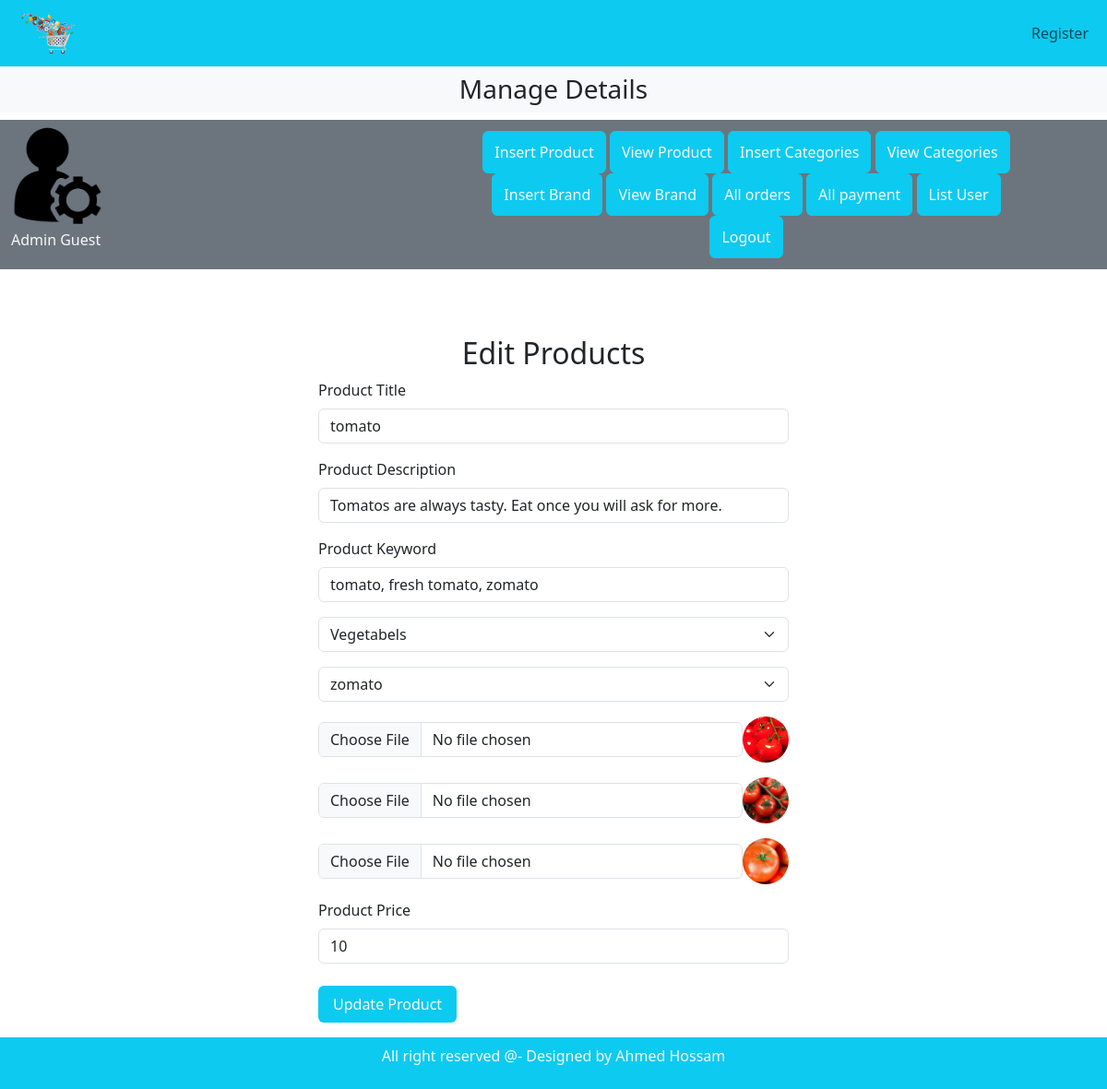
Screenshot of /adminPage/index.php?edit_product=2 with the database file from the repository.
### tables this page shows
CREATE TABLE `products` (
  `product_id` int(11) NOT NULL,
  `product_title` varchar(100) NOT NULL,
  `product_description` varchar(100) NOT NULL,
  `product_keyword` varchar(100) NOT NULL,
  `cat_id` int(11) NOT NULL,
  `brand_id` int(11) NOT NULL,
  `product_img1` varchar(255) NOT NULL,
  `product_img2` varchar(255) NOT NULL,
  `product_img3` varchar(255) NOT NULL,
  `product_price` varchar(100) NOT NULL,
  `date` timestamp NOT NULL DEFAULT current_timestamp() ON UPDATE current_timestamp(),
  `status` varchar(100) NOT NULL
);

CREATE TABLE `categories` (
  `category_id` int(11) NOT NULL,
  `category_title` varchar(100) NOT NULL
);

CREATE TABLE `brands` (
  `brand_id` int(11) NOT NULL,
  `brand_title` varchar(100) NOT NULL
);

### adminPage/edit_product.php (the view, shortened to what this page needs)
<?php
    if(isset($_GET['edit_product'])){
        $productID = $_GET['edit_product'];
        $select_product = "SELECT * FROM `products` WHERE product_id=$productID";
        $result = mysqli_query($con, $select_product);
        $catchData = mysqli_fetch_assoc($result);
        $title = $catchData['product_title'];
        $des = $catchData['product_description'];
        $keyword = $catchData['product_keyword'];
        $category = $catchData['cat_id'];
        $brand = $catchData['brand_id'];
        $img1 = $catchData['product_img1'];
        $img2 = $catchData['product_img2'];
        $img3 = $catchData['product_img3'];
        $price = $catchData['product_price'];
        $select_category = "SELECT * FROM `categories` WHERE category_id=$category";
        $result_cat = mysqli_query($con, $select_category);
        $fetsh = mysqli_fetch_assoc($result_cat);
        $catTital = $fetsh['category_title'];
        $select_brand = "SELECT * FROM `brands` WHERE brand_id=$brand";
        $result_brand = mysqli_query($con, $select_brand);
        $fetsh_brand = mysqli_fetch_assoc($result_brand);
        $brandTital = $fetsh_brand['brand_title'];
    }
?>
<div class="container">
    <h2 class="text-center">Edit Products</h2>
    <form action="" method="post" enctype="multipart/form-data" class="mt-1">
        <div class="form-outline mb-3 w-50 m-auto">
            <label class="form-label">Product Title</label>
            <input type="text" name="product_title" value="<?php echo $title ?>" class="form-control" required>
        </div>
        <div class="form-outline mb-3 w-50 m-auto">
            <label class="form-label">Product Description</label>
            <input type="text" name="product_desc" value="<?php echo $des ?>" class="form-control" required>
        </div>
        <div class="form-outline mb-3 w-50 m-auto">
            <label class="form-label">Product Keyword</label>
            <input type="text" name="product_keyword" value="<?php echo $keyword ?>" class="form-control" required>
        </div>
        <div class="form-outline mb-3 w-50 m-auto">
            <select class="form-select" name= "product_category">
                <option value="<?php echo $category ?>"><?php echo $catTital ?></option>
            </select>
        </div>
        <div class="form-outline mb-3 w-50 m-auto">
            <select class="form-select" name="product_brand">
                <option value="<?php echo $brand ?>"><?php echo $brandTital; ?></option>
            </select>
        </div>
        <div class="form-outline mb-3 w-50 m-auto d-flex">
            <input class="form-control m-auto" type="file" name="Img1" value="<?php echo $img1; ?>">
            <img class="imgEdit" src="product_image/<?php echo $img1; ?>" alt="">
        </div>
        <div class="form-outline mb-3 w-50 m-auto d-flex">
            <input class="form-control m-auto" type="file" name="Img2" value="<?php echo $img2; ?>">
            <img class="imgEdit" src="product_image/<?php echo $img2; ?>" alt="">
        </div>
        <div class="form-outline mb-3 w-50 m-auto d-flex">
            <input class="form-control m-auto" type="file" name="Img3" value="<?php echo $img3; ?>">
            <img class="imgEdit" src="product_image/<?php echo $img3; ?>" alt="">
        </div>
        <div class="form-outline mb-4 w-50 m-auto">
            <label for="" class="form-label">Product Price</label>
            <input type="text" name="product_price" value="<?php echo $price ?>" class="form-control" required>
        </div>
        <div class="form-outline w-50 m-auto">
            <input  type=submit class="btn btn-info p-2 px-3 border-0 text-light" name="update_product" value="Update Product">
        </div>
    </form>
</div>

### css/style.css (style rules this page uses)
* { padding: 0; margin: 0; box-sizing: border-box; }
.imgEdit { object-fit: cover; width: 50px !important; height: 50px !important; border-radius: 50%; }

### rows the page displays
products: product_title "tomato", product_desc "Tomatos are always tasty. Eat once you will ask for more.", product_keyword "tomato, fresh tomato, zomato", product_img1 (picture), product_img2 (picture), product_img3 (picture), product_price "10"
categories: product_category "Vegetabels"
brands: product_brand "zomato"
